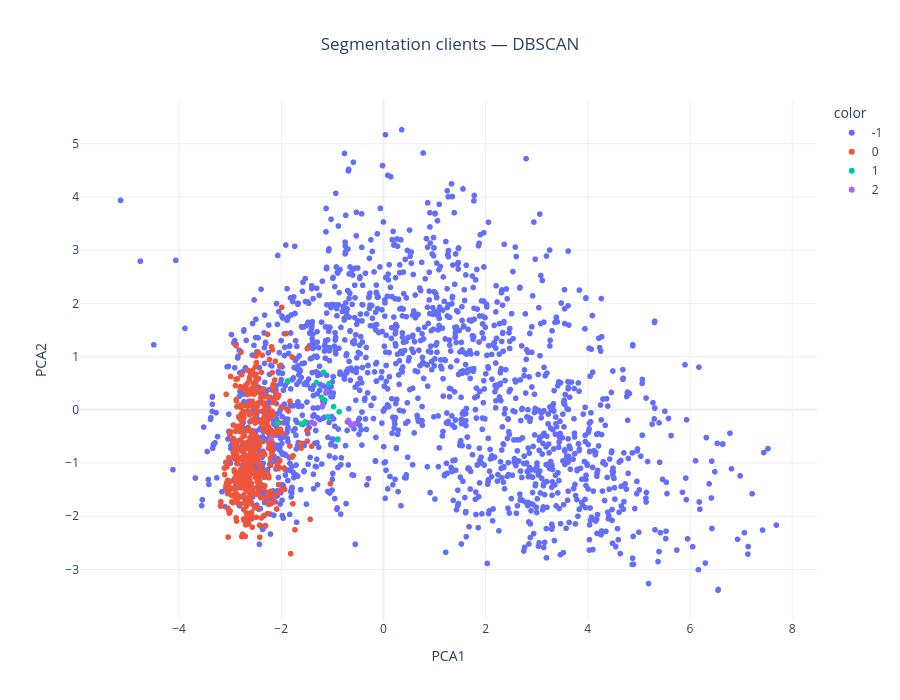

Notebook code for this chart:
### Code cell
# ============================================
# VISUALISATION DBSCAN
# ============================================

fig = px.scatter(
    pca_df,

    x="PCA1",
    y="PCA2",

    color=pca_df["DBSCAN_Cluster"].astype(str),

    title="Segmentation clients — DBSCAN"
)

fig.update_layout(
    template="plotly_white",
    height=700,
    title_x=0.5
)

fig.show()

### Figure 1 — Plotly figure (JSON) as saved in the notebook; plotly's stock layout.template omitted (floating-point values rounded to 4 significant figures; data arrays with more than 128 entries replaced by an {"elided": "..."} marker saying what was removed)
{"data": [{"hovertemplate": "color=-1<br>PCA1=%{x}<br>PCA2=%{y}<extra></extra>", "legendgroup": "-1", "marker": {"color": "#636efa", "symbol": "circle"}, "mode": "markers", "name": "-1", "showlegend": true, "type": "scattergl", "x": {"elided": "1751 float values"}, "xaxis": "x", "y": {"elided": "1751 float values"}, "yaxis": "y"}, {"hovertemplate": "color=0<br>PCA1=%{x}<br>PCA2=%{y}<extra></extra>", "legendgroup": "0", "marker": {"color": "#EF553B", "symbol": "circle"}, "mode": "markers", "name": "0", "showlegend": true, "type": "scattergl", "x": {"elided": "467 float values"}, "xaxis": "x", "y": {"elided": "467 float values"}, "yaxis": "y"}, {"hovertemplate": "color=1<br>PCA1=%{x}<br>PCA2=%{y}<extra></extra>", "legendgroup": "1", "marker": {"color": "#00cc96", "symbol": "circle"}, "mode": "markers", "name": "1", "showlegend": true, "type": "scattergl", "x": [-0.8943, -1.312, -0.8677, -1.211, -1.534, -0.9754, -1.172, -1.146, -1.877, -1.087, -2.078, -1.61, -1.064], "xaxis": "x", "y": [-0.5626, 0.5139, -0.0372, 0.2368, -0.2256, 0.06056, 0.7079, 0.1803, 0.543, -0.1337, -0.2479, -0.2672, 0.493], "yaxis": "y"}, {"hovertemplate": "color=2<br>PCA1=%{x}<br>PCA2=%{y}<extra></extra>", "legendgroup": "2", "marker": {"color": "#ab63fa", "symbol": "circle"}, "mode": "markers", "name": "2", "showlegend": true, "type": "scattergl", "x": [-0.5675, -1.116, -0.636, -1.4, -0.6319, -2.2, -1.191, -1.349, -0.684], "xaxis": "x", "y": [-0.2717, 0.3534, -0.2851, -0.2319, -0.2644, -0.5328, 0.07746, -0.262, -0.1977], "yaxis": "y"}], "layout": {"height": 700, "legend": {"title": {"text": "color"}, "tracegroupgap": 0}, "title": {"text": "Segmentation clients — DBSCAN", "x": 0.5}, "xaxis": {"anchor": "y", "domain": [0, 1], "title": {"text": "PCA1"}}, "yaxis": {"anchor": "x", "domain": [0, 1], "title": {"text": "PCA2"}}}}
